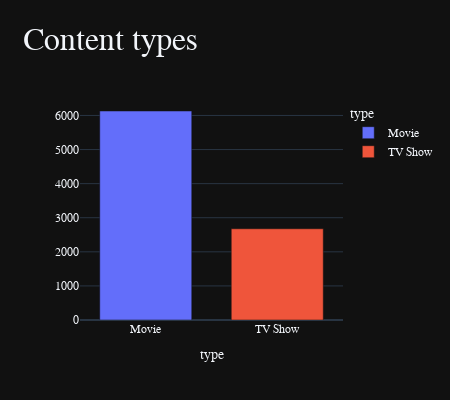

Notebook code cell kept with this figure:
### Code cell
import plotly.express as px
df1 = df['type'].value_counts()
fig = px.bar(df1, 
             x=df1.index, 
             y= df1.values, 
             template= 'plotly_dark', 
             width=450, 
             height=400,  
             labels={'x': '', 'y': ''},  
             color=df1.index,
             title = 'Content types'
            )
fig.update_layout(font_family="San Serif",
                  titlefont={'size': 32},
                  bargap=0.3
                 )
fig.show()
df1

### Figure 1 — Plotly figure (JSON) as saved in the notebook; plotly's stock layout.template omitted (floating-point values rounded to 4 significant figures)
{"data": [{"alignmentgroup": "True", "hovertemplate": "type=%{x}<br>=%{y}<extra></extra>", "legendgroup": "Movie", "marker": {"color": "#636efa", "pattern": {"shape": ""}}, "name": "Movie", "offsetgroup": "Movie", "orientation": "v", "showlegend": true, "textposition": "auto", "type": "bar", "x": ["Movie"], "xaxis": "x", "y": [6131], "yaxis": "y"}, {"alignmentgroup": "True", "hovertemplate": "type=%{x}<br>=%{y}<extra></extra>", "legendgroup": "TV Show", "marker": {"color": "#EF553B", "pattern": {"shape": ""}}, "name": "TV Show", "offsetgroup": "TV Show", "orientation": "v", "showlegend": true, "textposition": "auto", "type": "bar", "x": ["TV Show"], "xaxis": "x", "y": [2676], "yaxis": "y"}], "layout": {"bargap": 0.3, "barmode": "relative", "font": {"family": "San Serif"}, "height": 400, "legend": {"title": {"text": "type"}, "tracegroupgap": 0}, "title": {"font": {"size": 32}, "text": "Content types"}, "width": 450, "xaxis": {"anchor": "y", "categoryarray": ["Movie", "TV Show"], "categoryorder": "array", "domain": [0, 1], "title": {"text": "type"}}, "yaxis": {"anchor": "x", "domain": [0, 1], "title": {"text": ""}}}}
